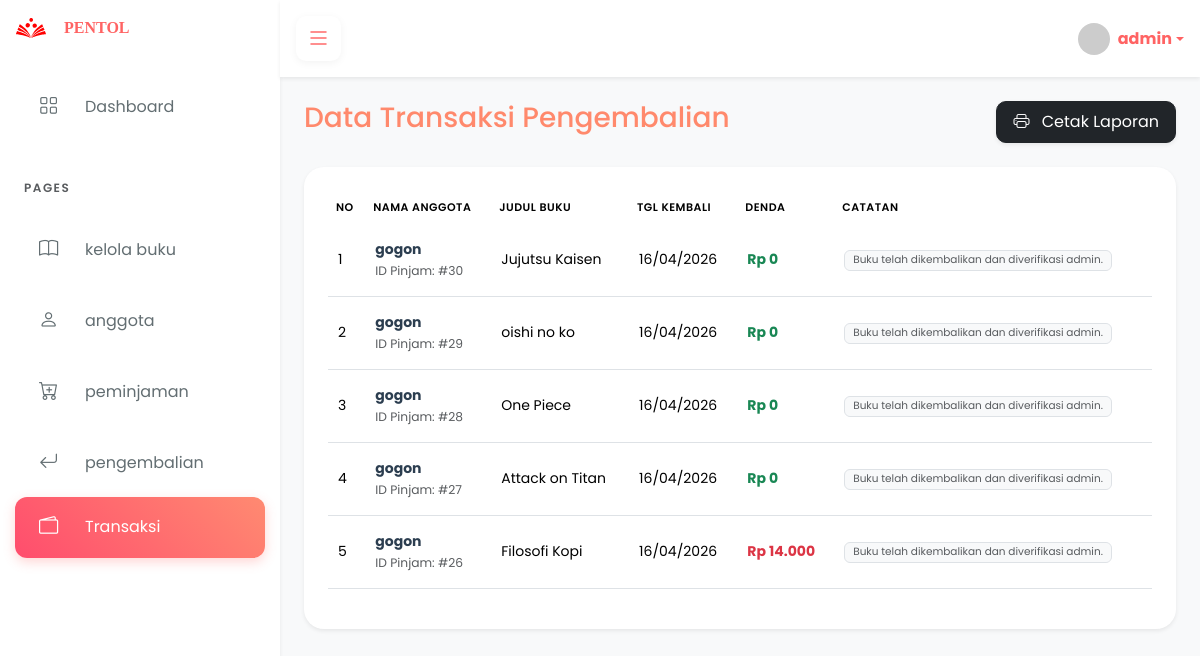
Screenshot of /admin/index.php?link=transaksi (signed in) with the database file from the repository.
### tables this page shows
CREATE TABLE `pengembalian` (
  `id_kembali` int NOT NULL,
  `id_pinjam` int NOT NULL,
  `tanggal_kembali` date NOT NULL,
  `denda_total` int NOT NULL,
  `catatan` varchar(200) NOT NULL,
  `status_kembali` enum('selesai','pending') NOT NULL
);

CREATE TABLE `anggota` (
  `id_anggota` int NOT NULL,
  `no_anggota` varchar(30) NOT NULL,
  `nama` varchar(100) NOT NULL,
  `kelas` varchar(50) NOT NULL,
  `alamat` varchar(200) NOT NULL,
  `no_hp` varchar(255) NOT NULL,
  `tanggal_daftar` date NOT NULL,
  `status` enum('aktif','nonaktif') NOT NULL,
  `id_user` int NOT NULL
);

CREATE TABLE `buku` (
  `id_buku` int NOT NULL,
  `foto` text NOT NULL,
  `isbn` varchar(30) NOT NULL,
  `judul` varchar(150) NOT NULL,
  `pengarang` varchar(100) NOT NULL,
  `penerbit` varchar(100) NOT NULL,
  `tahun_terbit` int NOT NULL,
  `kategori` varchar(50) NOT NULL,
  `lokasi_rak` varchar(30) NOT NULL,
  `stok_total` int NOT NULL,
  `stok_tersedia` int NOT NULL
);

### admin/transaksi.php (the view, shortened to what this page needs)
<?php
include '../inc/koneksi.php';
?>
<div class="d-flex justify-content-between align-items-center mb-4">
    <h3 style="color: #ff896c;">Data Transaksi Pengembalian</h3>
    <div>
        <button data-bs-toggle="modal" data-bs-target="#modalCetak" class="btn btn-dark px-3 py-2 shadow-sm" style="border-radius: 10px;">
            <i class="bi bi-printer me-2"></i> Cetak Laporan
</button>
    </div>
</div>
<div class="card border-0 shadow-sm" style="border-radius: 20px; overflow: hidden;" data-aos="fade-up">
    <div class="table-responsive p-4">
        <table class="table table-hover align-middle">
            <thead class="bg-light text-muted small text-uppercase">
                <tr>
                    <th class="border-0">No</th>
                    <th class="border-0">Nama Anggota</th>
                    <th class="border-0">Judul Buku</th>
                    <th class="border-0">Tgl Kembali</th>
                    <th class="border-0">Denda</th>
                    <th class="border-0">Catatan</th>
                </tr>
            </thead>
            <tbody>
                <?php
                $no = 1;
                    $sql = "SELECT
                                pengembalian.*,
                                anggota.nama,
                                buku.judul
                            FROM pengembalian
                            JOIN peminjaman ON pengembalian.id_pinjam = peminjaman.id_pinjam
                            JOIN anggota ON peminjaman.id_anggota = anggota.id_anggota
                            JOIN detail_peminjaman ON peminjaman.id_pinjam = detail_peminjaman.id_pinjam
                            JOIN buku ON detail_peminjaman.id_buku = buku.id_buku
                            WHERE pengembalian.status_kembali != 'pending'
                            ORDER BY pengembalian.id_kembali DESC";
                $query = mysqli_query($koneksi, $sql);
                if (!$query) {
                    echo "<tr><td colspan='6' class='text-danger fw-bold text-center py-4'>";
                    echo "Terjadi Kesalahan Query: " . mysqli_error($koneksi);
                    echo "</td></tr>";
                } else if (mysqli_num_rows($query) == 0) {
                    echo "<tr><td colspan='6' class='text-center py-4 text-muted'>Belum ada data pengembalian.</td></tr>";
                } else {
                    while($row = mysqli_fetch_array($query)) {
                ?>
                <tr>
                    <td><?= $no++; ?></td>
                    <td>
                        <div class="fw-bold text-navy"><?= $row['nama']; ?></div>
                        <small class="text-muted">ID Pinjam: #<?= $row['id_pinjam']; ?></small>
                    </td>
                    <td style="max-width: 200px;"><?= $row['judul']; ?></td>
                    <td><?= date('d/m/Y', strtotime($row['tanggal_kembali'])); ?></td>
                    <td>
                        <?php if($row['denda_total'] > 0): ?>
                            <span class="text-danger fw-bold">Rp <?= number_format($row['denda_total'], 0, ',', '.'); ?></span>
                        <?php else: ?>
                            <span class="text-success fw-bold">Rp 0</span>
                        <?php endif; ?>
                    </td>
                    <td>
                        <span class="badge bg-light text-muted border px-2 py-1" style="font-weight: normal;">
                            <?= $row['catatan'] ? $row['catatan'] : 'Tidak ada catatan'; ?>
                        </span>
                    </td>
                </tr>
                <?php
                    }
                }
                ?>
            </tbody>
        </table>
    </div>
</div>

### asset/css/base.css (style rules this page uses)
:root { --pink-wara: #ff6363; --pink-grad: linear-gradient(45deg, #ff4d6d, #ff8a71); --bg-light: #f8f9fa; --sidebar-width: 280px; --sidebar-small: 80px; }
body { font-family: 'Poppins', sans-serif; background-color: var(--bg-light); overflow-x: hidden; }

### admin/transaksi.php (style rules this page uses)
.text-navy { color: #2c3e50; }
.table thead th { font-weight: 600; font-size: 11px; letter-spacing: 0.5px; }
.table tbody td { font-size: 14px; padding: 15px 10px; }

### rows the page displays
pengembalian: anggota.nama "gogon", id_pinjam "30", buku.judul "Jujutsu Kaisen", tanggal_kembali "16/04/2026", denda_total "Rp 0", catatan "Buku telah dikembalikan dan diverifikasi admin."
pengembalian: anggota.nama "gogon", id_pinjam "29", buku.judul "oishi no ko", tanggal_kembali "16/04/2026", denda_total "Rp 0", catatan "Buku telah dikembalikan dan diverifikasi admin."
pengembalian: anggota.nama "gogon", id_pinjam "28", buku.judul "One Piece", tanggal_kembali "16/04/2026", denda_total "Rp 0", catatan "Buku telah dikembalikan dan diverifikasi admin."
pengembalian: anggota.nama "gogon", id_pinjam "27", buku.judul "Attack on Titan", tanggal_kembali "16/04/2026", denda_total "Rp 0", catatan "Buku telah dikembalikan dan diverifikasi admin."
pengembalian: anggota.nama "gogon", id_pinjam "26", buku.judul "Filosofi Kopi", tanggal_kembali "16/04/2026", denda_total "14.000", catatan "Buku telah dikembalikan dan diverifikasi admin."

### other values shown
$_SESSION['username'] "admin"
